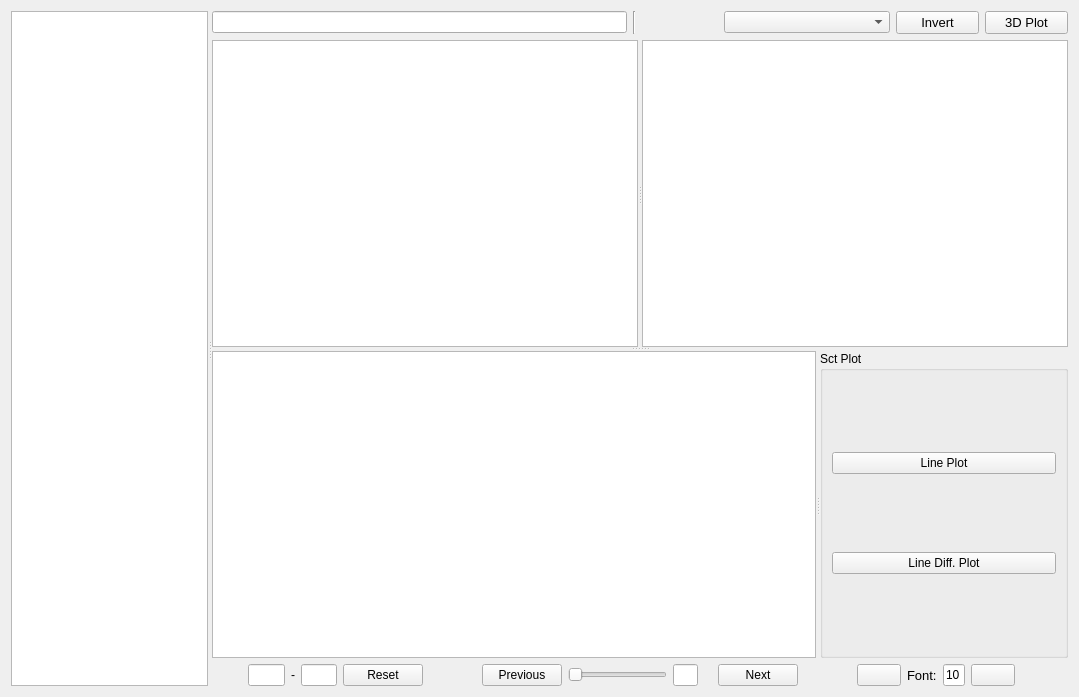
<?xml version="1.0" encoding="UTF-8"?>
<ui version="4.0">
 <class>Form</class>
 <widget class="QWidget" name="Form">
  <property name="geometry">
   <rect>
    <x>0</x>
    <y>0</y>
    <width>1079</width>
    <height>697</height>
   </rect>
  </property>
  <property name="windowTitle">
   <string>Data Viewer</string>
  </property>
  <property name="windowIcon">
   <iconset>
    <normaloff>Icon/eswin.png</normaloff>Icon/eswin.png</iconset>
  </property>
  <layout class="QHBoxLayout" name="horizontalLayout_6">
   <item>
    <widget class="QSplitter" name="splitter">
     <property name="orientation">
      <enum>Qt::Horizontal</enum>
     </property>
     <widget class="QTreeView" name="treeView"/>
     <widget class="QWidget" name="">
      <layout class="QVBoxLayout" name="verticalLayout">
       <item>
        <layout class="QHBoxLayout" name="horizontalLayout" stretch="5,0,1,2,1,1">
         <item>
          <widget class="QLineEdit" name="edit_path"/>
         </item>
         <item>
          <widget class="Line" name="line">
           <property name="orientation">
            <enum>Qt::Vertical</enum>
           </property>
          </widget>
         </item>
         <item>
          <spacer name="horizontalSpacer">
           <property name="orientation">
            <enum>Qt::Horizontal</enum>
           </property>
           <property name="sizeHint" stdset="0">
            <size>
             <width>40</width>
             <height>20</height>
            </size>
           </property>
          </spacer>
         </item>
         <item>
          <widget class="QComboBox" name="comboBox"/>
         </item>
         <item>
          <widget class="QPushButton" name="btn_inverse">
           <property name="font">
            <font>
             <pointsize>10</pointsize>
            </font>
           </property>
           <property name="text">
            <string>Invert</string>
           </property>
           <property name="icon">
            <iconset>
             <normaloff>icons/invert.png</normaloff>icons/invert.png</iconset>
           </property>
           <property name="iconSize">
            <size>
             <width>20</width>
             <height>20</height>
            </size>
           </property>
          </widget>
         </item>
         <item>
          <widget class="QPushButton" name="btnPlot3D">
           <property name="enabled">
            <bool>true</bool>
           </property>
           <property name="font">
            <font>
             <pointsize>10</pointsize>
            </font>
           </property>
           <property name="text">
            <string>3D Plot</string>
           </property>
           <property name="icon">
            <iconset>
             <normaloff>icons/surface.png</normaloff>icons/surface.png</iconset>
           </property>
           <property name="iconSize">
            <size>
             <width>20</width>
             <height>20</height>
            </size>
           </property>
           <property name="autoDefault">
            <bool>false</bool>
           </property>
          </widget>
         </item>
        </layout>
       </item>
       <item>
        <widget class="QSplitter" name="splitterMain">
         <property name="orientation">
          <enum>Qt::Vertical</enum>
         </property>
         <widget class="QSplitter" name="splitterTop">
          <property name="layoutDirection">
           <enum>Qt::LeftToRight</enum>
          </property>
          <property name="orientation">
           <enum>Qt::Horizontal</enum>
          </property>
          <widget class="QTableView" name="gridDataViewer"/>
          <widget class="QTableView" name="sctColDataViewer"/>
         </widget>
         <widget class="QSplitter" name="splitterBottom">
          <property name="orientation">
           <enum>Qt::Horizontal</enum>
          </property>
          <widget class="QTableView" name="sctRowDataViewer"/>
          <widget class="QGroupBox" name="groupBox">
           <property name="title">
            <string>Sct Plot</string>
           </property>
           <layout class="QVBoxLayout" name="verticalLayout_2">
            <item>
             <widget class="QPushButton" name="btnPlotLine">
              <property name="text">
               <string>Line Plot</string>
              </property>
              <property name="icon">
               <iconset>
                <normaloff>icons/2dbar.png</normaloff>icons/2dbar.png</iconset>
              </property>
              <property name="iconSize">
               <size>
                <width>20</width>
                <height>20</height>
               </size>
              </property>
             </widget>
            </item>
            <item>
             <widget class="QPushButton" name="btnPlotSctDiff">
              <property name="text">
               <string>Line Diff. Plot</string>
              </property>
              <property name="icon">
               <iconset>
                <normaloff>icons/line_diff.png</normaloff>icons/line_diff.png</iconset>
              </property>
              <property name="iconSize">
               <size>
                <width>20</width>
                <height>20</height>
               </size>
              </property>
             </widget>
            </item>
           </layout>
          </widget>
         </widget>
        </widget>
       </item>
       <item>
        <layout class="QHBoxLayout" name="horizontalLayout_5" stretch="4,1,6,1,3,1">
         <item>
          <layout class="QHBoxLayout" name="horizontalLayout_4" stretch="1,1,0,1,1">
           <item>
            <spacer name="horizontalSpacer_2">
             <property name="orientation">
              <enum>Qt::Horizontal</enum>
             </property>
             <property name="sizeHint" stdset="0">
              <size>
               <width>40</width>
               <height>20</height>
              </size>
             </property>
            </spacer>
           </item>
           <item>
            <widget class="QLineEdit" name="edit_minPage"/>
           </item>
           <item>
            <widget class="QLabel" name="label_2">
             <property name="text">
              <string>-</string>
             </property>
            </widget>
           </item>
           <item>
            <widget class="QLineEdit" name="edit_maxPage"/>
           </item>
           <item>
            <widget class="QPushButton" name="btn_resetPage">
             <property name="text">
              <string>Reset</string>
             </property>
             <property name="icon">
              <iconset>
               <normaloff>icons/reset.png</normaloff>icons/reset.png</iconset>
             </property>
            </widget>
           </item>
          </layout>
         </item>
         <item>
          <spacer name="horizontalSpacer_4">
           <property name="orientation">
            <enum>Qt::Horizontal</enum>
           </property>
           <property name="sizeHint" stdset="0">
            <size>
             <width>40</width>
             <height>20</height>
            </size>
           </property>
          </spacer>
         </item>
         <item>
          <layout class="QHBoxLayout" name="horizontalLayout_2" stretch="2,4,1,0,2">
           <item>
            <widget class="QPushButton" name="btn_previous">
             <property name="text">
              <string>Previous</string>
             </property>
             <property name="icon">
              <iconset>
               <normaloff>icons/previous.png</normaloff>icons/previous.png</iconset>
             </property>
            </widget>
           </item>
           <item>
            <widget class="QSlider" name="slider_pageNumber">
             <property name="orientation">
              <enum>Qt::Horizontal</enum>
             </property>
            </widget>
           </item>
           <item>
            <widget class="QLineEdit" name="edit_pageNumber"/>
           </item>
           <item>
            <widget class="QLabel" name="labelPage">
             <property name="font">
              <font>
               <pointsize>10</pointsize>
               <bold>true</bold>
              </font>
             </property>
             <property name="text">
              <string/>
             </property>
            </widget>
           </item>
           <item>
            <widget class="QPushButton" name="btn_next">
             <property name="text">
              <string>Next</string>
             </property>
             <property name="icon">
              <iconset>
               <normaloff>icons/next.png</normaloff>icons/next.png</iconset>
             </property>
            </widget>
           </item>
          </layout>
         </item>
         <item>
          <spacer name="horizontalSpacer_3">
           <property name="orientation">
            <enum>Qt::Horizontal</enum>
           </property>
           <property name="sizeHint" stdset="0">
            <size>
             <width>40</width>
             <height>20</height>
            </size>
           </property>
          </spacer>
         </item>
         <item>
          <layout class="QHBoxLayout" name="horizontalLayout_3" stretch="2,1,1,2">
           <item>
            <widget class="QPushButton" name="btn_zoomout">
             <property name="text">
              <string/>
             </property>
             <property name="icon">
              <iconset>
               <normaloff>icons/zoom-out.svg</normaloff>icons/zoom-out.svg</iconset>
             </property>
            </widget>
           </item>
           <item>
            <widget class="QLabel" name="label">
             <property name="font">
              <font>
               <pointsize>10</pointsize>
              </font>
             </property>
             <property name="text">
              <string>Font:</string>
             </property>
            </widget>
           </item>
           <item>
            <widget class="QLineEdit" name="edit_fontSize">
             <property name="font">
              <font>
               <pointsize>9</pointsize>
              </font>
             </property>
             <property name="text">
              <string>10</string>
             </property>
             <property name="placeholderText">
              <string/>
             </property>
            </widget>
           </item>
           <item>
            <widget class="QPushButton" name="btn_zoomin">
             <property name="text">
              <string/>
             </property>
             <property name="icon">
              <iconset>
               <normaloff>icons/zoom-in.svg</normaloff>icons/zoom-in.svg</iconset>
             </property>
            </widget>
           </item>
          </layout>
         </item>
         <item>
          <spacer name="horizontalSpacer_5">
           <property name="orientation">
            <enum>Qt::Horizontal</enum>
           </property>
           <property name="sizeHint" stdset="0">
            <size>
             <width>40</width>
             <height>20</height>
            </size>
           </property>
          </spacer>
         </item>
        </layout>
       </item>
      </layout>
     </widget>
    </widget>
   </item>
  </layout>
 </widget>
 <resources/>
 <connections/>
</ui>
